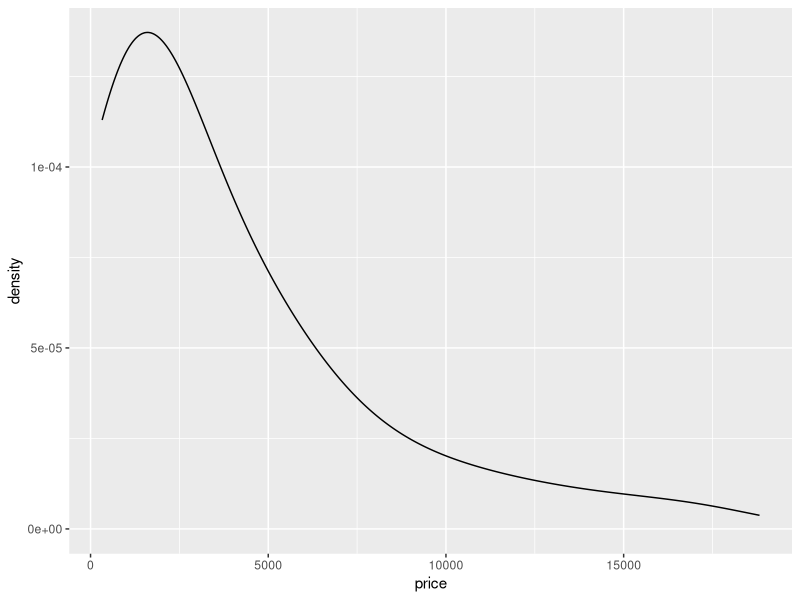
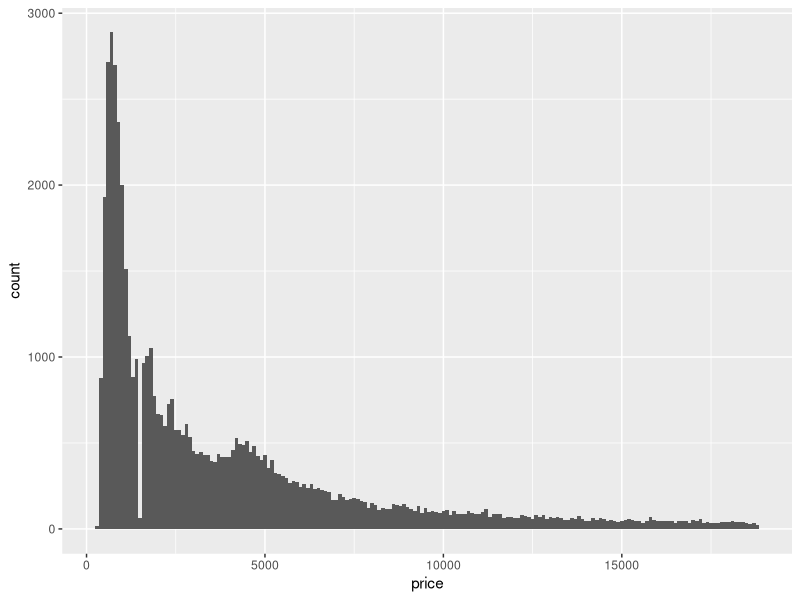
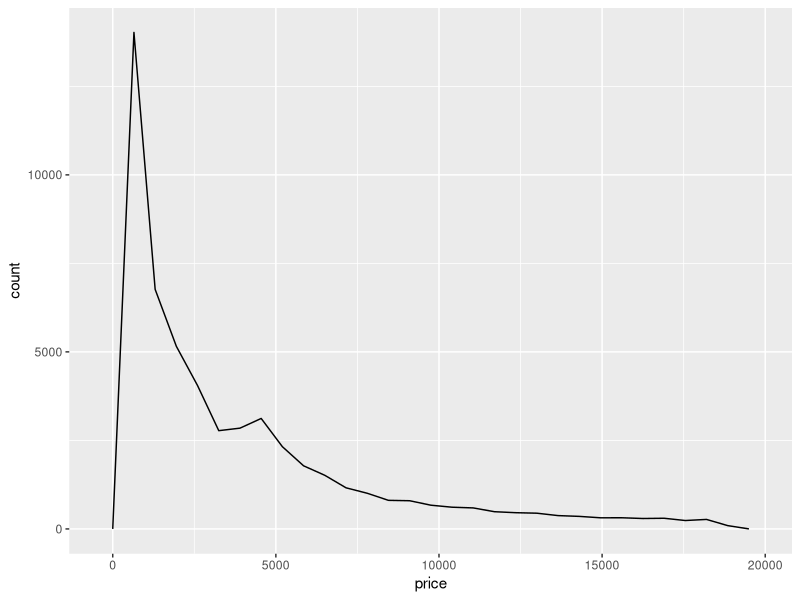
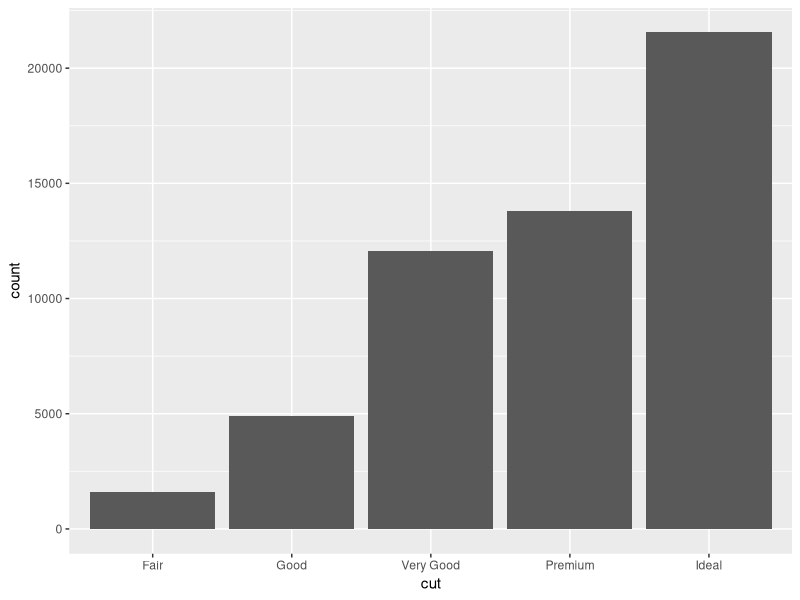
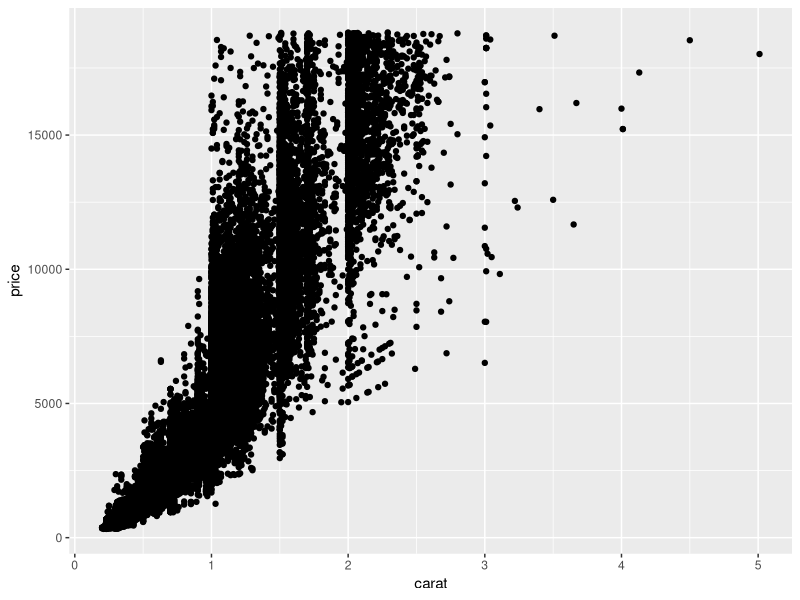
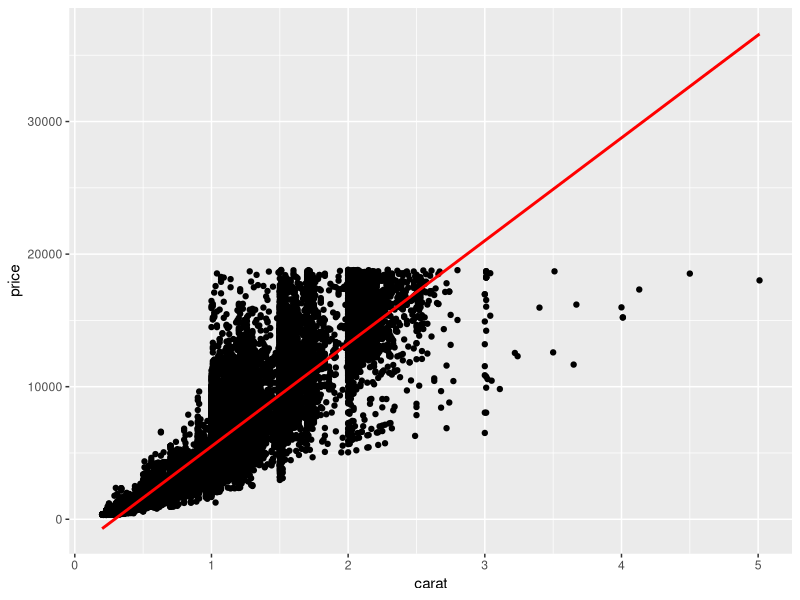
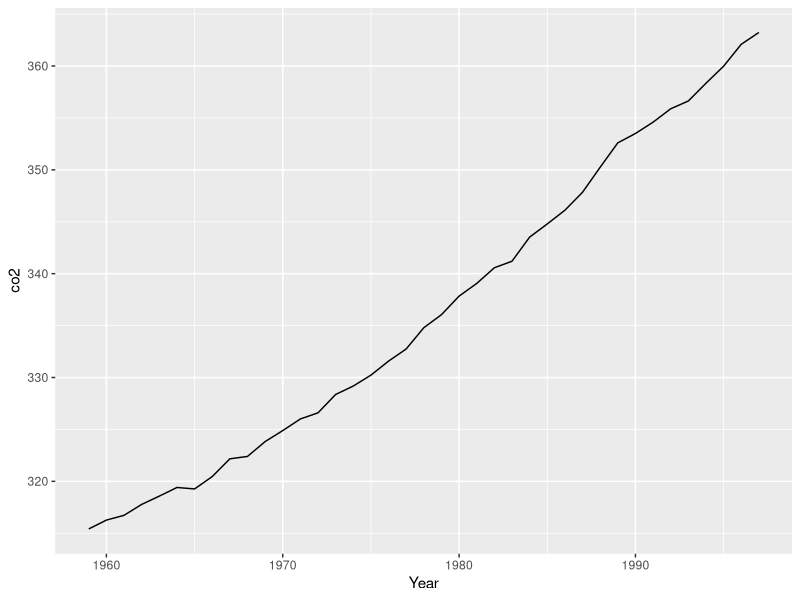
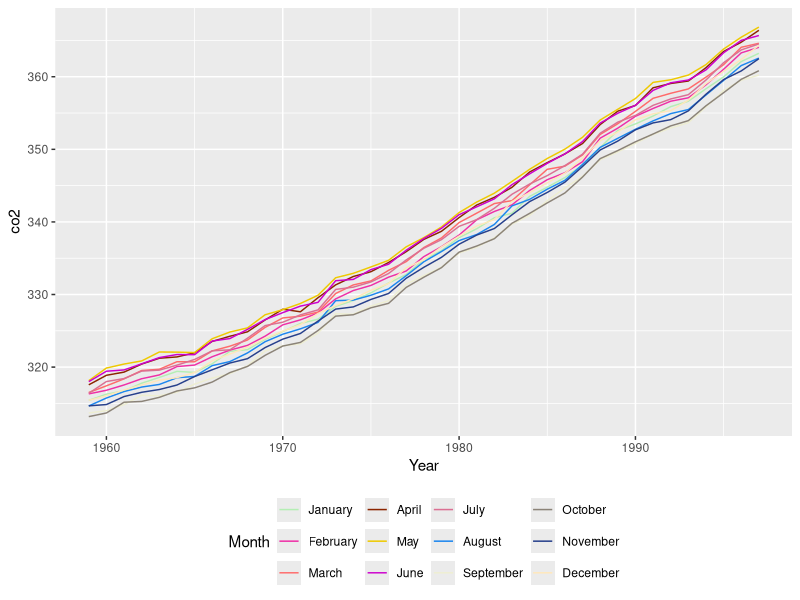

The R script that drew these images, in order:
library(dplyr)
library(ggplot2)
library(tidyr)
library(gridExtra)
library(patchwork)
library(RColorBrewer)

data(diamonds)
data(co2)
# tidy co2 
co2 <- data.frame(Year = rep(1959:1997, each = 12),
                  Month = rep(format(ISOdate(2004,1:12,1),"%B"), 39),
                  co2 = as.numeric(co2))

# geometries
# geometries denoted by geom_xxx are the building blocks of ggplots

# common 1D geoms: geom_density, geom_histogram, geom_freqpoly, geom_bar
# common 2D geoms: geom_point, geom_line, geom_bar(stat = "identity")

### 1D geoms only need you to specify an "x" in the aesthetics

## geom_density
diamonds %>% 
  ggplot(aes(x = price)) + 
  geom_density(adjust = 5)  # data smoothed

## geom_histogram
diamonds %>% 
  ggplot(aes(x = price)) + 
  geom_histogram(binwidth = 100) # rougher histogram with increased number of bins

## geom_freqpoly
diamonds %>% 
  ggplot(aes(x = price)) + 
  geom_freqpoly(binwidth = 650) # semi-smoothed data by increasing binwidth

## additional parameters control smoothing (see ?geom_xxx)

# EXERCISE: adapt each of the plots above so that the densities/histograms are 
# either "smoother" or "rougher". Choose an appropriate amount of smoothing.

## geom_bar

# default behaviour for geom_bar is to count stuff, so 1D
diamonds %>% ggplot(aes(x = cut)) + 
  geom_bar()

### 2D geoms need x and y in aes

## geom_point

diamonds %>% ggplot(aes(x = carat, y = price)) + 
  geom_point()

# often nice to add a smooth line of best fit with geom_smooth, which
# uses generalised additive models (gams) by default, covered in later
# courses
diamonds %>% ggplot(aes(x = carat, y = price)) + 
  geom_point() + 
  geom_smooth(method = "lm" , color = "red") # add red linear regression line

# EXERCISE: adapt the code you just used to fit a straight line rather than a smooth

## geom_line

co2 %>% filter(Month == "January") %>%
  ggplot(aes(x = Year, y = co2)) + 
  geom_line()

# EXERCISE: show lines for all 12 months on the plot (a) by using fill or colour, 
# (b) without using fill or colour

#Create a distinct color pallete from R colors
color = grDevices::colors()[grep('gr(a|e)y', grDevices::colors(), invert = T)]

## a.
co2 %>% ggplot(aes(x = Year, y = co2)) + 
  geom_line(aes(color = factor(Month , levels = month.name))) + 
  labs(color = "Month") + 
  theme(legend.position = "bottom") + 
  scale_color_manual(values = (sample(color, 12)))

## b.
colors <- sample(color,12)

#col <- c("January" = colors[1], "February"= colors[2],"March"= colors[3],"April"= colors[4],"May"= colors[5],"June"= colors[6],"July"= colors[7],"August"= colors[8], "September" = colors[9], "October"= colors[10] , "November"= colors[11] , "December"= colors[12]) 

p<-ggplot() +
  geom_line(data = filter(co2, Month == "January") , aes(x = Year , y = co2 , color = colors[1])) +
  geom_line(data = filter(co2, Month == "February") , aes(x = Year , y = co2 , color = colors[2])) +
  geom_line(data = filter(co2, Month == "March") , aes(x = Year , y = co2 , color = colors[3])) +
  geom_line(data = filter(co2, Month == "April") , aes(x = Year , y = co2 , color = colors[4])) +
  geom_line(data = filter(co2, Month == "May") , aes(x = Year , y = co2 , color = colors[5])) +
  geom_line(data = filter(co2, Month == "June") , aes(x = Year , y = co2 , color = colors[6])) +
  geom_line(data = filter(co2, Month == "July") , aes(x = Year , y = co2 , color = colors[7])) +
  geom_line(data = filter(co2, Month == "August") , aes(x = Year , y = co2 , color = colors[8])) +
  geom_line(data = filter(co2, Month == "September") , aes(x = Year , y = co2 , color = colors[9])) +
  geom_line(data = filter(co2, Month == "October") , aes(x = Year , y = co2 , color = colors[10])) +
  geom_line(data = filter(co2, Month == "November") , aes(x = Year , y = co2 , color = colors[11])) +
  geom_line(data = filter(co2, Month == "December") , aes(x = Year , y = co2 , color = colors[12])) 
p + scale_color_identity(name = "Months" , breaks = colors , labels = month.name , guide = "legend")

# EXERCISE: flip Month and Year around so that each line represents a Year, and the 
# Month is on the x-axis

co2 %>% ggplot(aes(x = factor(Month, levels = month.name), y = co2, group = Year)) + 
  geom_line(aes(color = factor(Year))) + 
  labs(color = "Year") + 
  theme(legend.position = "bottom") + 
  scale_color_manual(values = (sample(color, 39)))

## geom_area

# just fills in area under a geom_line
co2 %>% filter(Month == "January") %>%
  ggplot(aes(x = Year, y = co2)) + 
  geom_area()

## geom_bar

# with (stat = "identity") plots x and y directly, no counts
diamonds %>% group_by(cut) %>% summarize(meanprice = mean(price)) %>%
  ggplot(aes(x = cut, y = meanprice)) + 
  geom_bar(stat = "identity")

### discretising continuous variables

## ggplot provides 3 helper functions:
# cut_interval: divides data into fixed number of bins
# cut_width: divides data into bins of fixed width
# cut_number: divides data into n bins each containing (approximately) the same number of points

diamonds %>%
  ggplot(aes(x = cut_interval(price, n = 5))) + 
  geom_bar()

diamonds %>%
  ggplot(aes(x = cut_width(price, width = 5000))) + 
  geom_bar()

diamonds %>%
  ggplot(aes(x = cut_number(price, n = 5))) + 
  geom_bar()

# these are especially useful when grouping/faceting on continuous variables

# EXERCISE: Display the distribution of price conditional on cut and carat. 
# Try facetting by cut and grouping by carat. Try facetting by carat and grouping by cut. 
# Which do you prefer?

diamonds %>% group_by()

# EXERCISE: Compare the relationship between price and carat for each colour.
# What makes it hard to compare the groups? Is grouping better or facetting? 
# If you use facetting, what annotation might you add to make it easier to see 
# the differences between panels?

### Labels (labs)

## sets text for axis labels and title
## NOT the appearance of the text, that's a "theme" (next)

co2 %>% filter(Month == "January") %>%
  ggplot(aes(x = Year, y = co2)) + 
  geom_line() +
  labs(x = "Year", y = "C02 level (PPM)", 
       title = "Increasing atmospheric concentrations of CO2", 
       subtitle = "Values for February, March and April of 1964 obtained by interpolation")

# nice to have CO2 with a subscript on the "2"
co2 %>% filter(Month == "January") %>%
  ggplot(aes(x = Year, y = co2)) + 
  geom_line() +
  labs(x = "Year", y = expression(paste(CO[2]," level")), 
       title = expression(paste("Increasing atmospheric concentrations of ", CO[2])), 
       subtitle = "Values for February, March and April of 1964 obtained by interpolation")

### Themes

## fine-scale control and polishing

# loads of options
?theme

# make a plot
pp <- diamonds %>% sample_n(1000) %>%
  ggplot(aes(x = carat, y = price)) + 
  geom_point()
pp 

# change the background colour
pp + 
  theme(panel.background = element_rect(fill = "red"))

# that's too dark, add some transparency
pp + 
  theme(panel.background = element_rect(fill = alpha('red', 0.2)))

# change axis text 
pp + 
  theme(axis.text = element_text(colour = "red", size = rel(1.5)))

# change axis labels text 
pp + 
  theme(axis.title = element_text(colour = "red", size = rel(1.5)))

# can also add transparency to axis labels (not a good idea here) 
pp + 
  theme(axis.title = element_text(colour = alpha('red', 0.2), size = rel(1.5)))

# arrows on the axes
pp + 
  theme(axis.line = element_line(arrow = arrow()))

# even finer control... changes look of arrow heads
pp + 
  theme(axis.line = element_line(arrow = arrow(angle = 20, length = unit(0.1, "inches"))))

# grid lines
pp +
  theme(panel.grid.major = element_line(colour = "red"),
        panel.grid.minor = element_line(colour = "orange"))

pp +
  theme(panel.grid.major = element_line(colour = "red", size = 1),
        panel.grid.minor = element_line(colour = "orange", size = 1))

# spacing between gridlines isn't a theme setting, its in "scale_"
pp +
  theme(panel.grid.major = element_line(colour = "red"),
        panel.grid.minor = element_line(colour = "orange")) +
  scale_x_continuous(breaks = seq(from = 0, to = 3, by = 0.5),
                     minor_breaks = seq(from = 0, to = 3, by = 0.1))

# same for y axis
pp +
  theme(panel.grid.major = element_line(colour = "red"),
        panel.grid.minor = element_line(colour = "orange")) +
  scale_y_continuous(breaks = seq(from = 0, to = 20000, by = 10000),
                     minor_breaks = seq(from = 0, to = 20000, by = 500))

# can also set manual axis text at tickmarks
pp +
  scale_y_continuous(breaks = seq(from = 0, to = 20000, by = 5000),
                     labels = c("R0", "R5,000", "R10,000", "R15,000", "R20,000"))

# longer axis ticks
pp +
  scale_y_continuous(breaks = seq(from = 0, to = 20000, by = 5000),
                     labels = c("R0", "R5,000", "R10,000", "R15,000", "R20,000")) +
  theme(axis.ticks.length=unit(.25, "cm"))

# put it all together
pp + 
  labs(x = "Weight of diamond (carats)", y = "Price of diamond (USD)") +
  theme(panel.background = element_rect(fill = alpha('red', 0.2)),
        axis.text = element_text(colour = "red", size = rel(1.5)),
        axis.title = element_text(colour = "red", size = rel(1.5)))


# EXERCISE: choose any of the plots you've made and add axis labels, title, and 
# subtitle

# EXERCISE: Improve the plot below by adding appropriate axis labels, 
# rotating the x axis text so that it is vertical, and change
# the axis text so that it does not include numbers in scientific notation

diamonds %>%
  ggplot(aes(x = cut_interval(price, n = 5))) + 
  geom_bar()

# EXERCISE: Use geom_label to add a label to the plot below that identifies 
# the diamond with the largest value-per-carat. Bonus: make the labelling 
# "automatic" so that it still works if you resample another 10 diamonds 
# (make the label's location dynamic, rather than at a fixed (x,y) location)

diamonds %>% sample_n(10) %>%
  ggplot(aes(x = carat, y = price)) + 
  geom_point()

### Adding geoms from different datasets

# Task: make a figure that shows the CO2 concentration over time for a
# specific month as a line (like done above), and then on top of that
# plots the mean CO2 concentrations over time (i.e. averages over all
# months) as a bar graph

co2mean <- co2 %>% group_by(Year) %>% summarize(mean_co2 = mean(co2))

co2 %>% filter(Month == "June") %>%
  ggplot(aes(x = Year, y = co2)) + 
  geom_bar(data = co2mean, aes(x = Year, y = mean_co2),
           stat = "identity", alpha = 0.4) + 
  geom_line(colour = "red")

# limiting the range on the y-axis
co2 %>% filter(Month == "June") %>%
  ggplot(aes(x = Year, y = co2)) + 
  geom_bar(data = co2mean, aes(x = Year, y = mean_co2),
           stat = "identity", alpha = 0.4) + 
  geom_line(colour = "red") +
  ylim(c(300, 400))

# can't use ylim, drops the observations, need "coord_cartesian"
co2 %>% filter(Month == "June") %>%
  ggplot(aes(x = Year, y = co2)) + 
  geom_bar(data = co2mean, aes(x = Year, y = mean_co2),
           stat = "identity", alpha = 0.4) + 
  geom_line(colour = "red") +
  coord_cartesian(ylim = c(300, 375))

# this is probably a better plot
co2 %>% filter(Month == "June") %>%
  ggplot(aes(x = Year, y = co2)) + 
  geom_line(data = co2mean, aes(x = Year, y = mean_co2)) + 
  geom_line(colour = "red") 

### Showing multiple plots

# Make a few plots
p1 <- diamonds %>% ggplot(aes(x = price)) + geom_density() + ggtitle("Default")
p2 <- diamonds %>% ggplot(aes(x = price)) + geom_density(adjust = 0.5) + ggtitle("Wiggly")
p3 <- diamonds %>% ggplot(aes(x = price)) + geom_density(adjust = 5) + ggtitle("Smooth")
p4 <- diamonds %>% ggplot(aes(x = price)) + geom_histogram() + ggtitle("Histogram")

# layout with gridExtra package
grid.arrange(p1, p2, p3, p4, nrow = 1)
grid.arrange(p1, p2, p3, p4, nrow = 2)
grid.arrange(p1, p2, p3, layout_matrix = matrix(c(1,2,1,3), nrow = 2))
grid.arrange(p1, p2, p3, layout_matrix = matrix(c(1,1,2,3), nrow = 2))

# layout with patchwork package
p1 + p2 
p1 + p2 + p3 + plot_layout(ncol = 3)
p1 + p2 + p3 + plot_layout(ncol = 3, widths = c(2, 1, 1))

# nesting plots
p1 + { p2 + p3 } + plot_layout(ncol = 2)
p1 + { p2 + { p3 + p4 } } + plot_layout(ncol = 1)

# various operators for manipulating layout (-, /, |)
p1 + p2 - p3 + plot_layout(ncol=1)
p1 + p2 - p3 - p4 + plot_layout(ncol=1)
p1 + p2 - p3 + p4 + plot_layout(ncol=1)
p1 + p2 - (p3 + p4) + plot_layout(ncol=1)
p1 + p2 - (p3 + p4 + p1) + plot_layout(ncol=1)

(p1 | p2 | p3) / p4
p4 / (p1 | p2 | p3)

# saving your plots
p_all <- p1 + p2 + p3 + p4 + plot_layout(ncol = 4)
ggsave(p_all, file = "myplot.png", width = 9, height = 3, dpi = 400)
